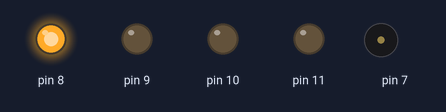
The sketch below on a simulated Arduino Uno, built with avr-gcc and run on an emulated ATmega328P. Shown: output pins drawn as LEDs (lit = HIGH), buzzer (waves = sounding).

Above: at 0.1 s.
At 0.5 s:
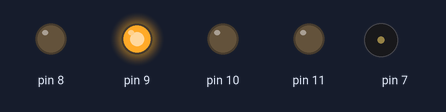
At 1.3 s:
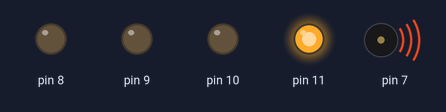
At 2.3 s:
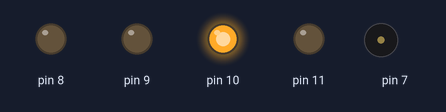
At 3.1 s:
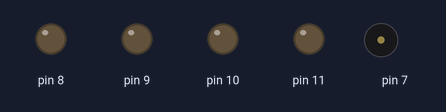
Timing chart, 0 to 3.4 s (numbered marks = the images above):
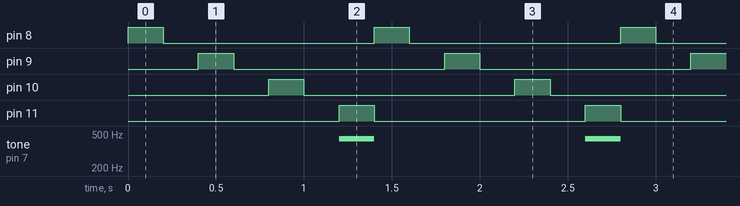

The sketch:

Codigo.ino
```cpp
void setup() {
  pinMode(8, OUTPUT);
  pinMode(9, OUTPUT);
  pinMode(10, OUTPUT);
  pinMode(11, OUTPUT);
}

void loop() {
  for (int i=8 ; i <= 10 ; i++)
  {
       digitalWrite( i , HIGH) ;
       delay (200) ;
       digitalWrite( i , LOW);
       delay (200) ;
  }

  digitalWrite(11, HIGH);
  tone(7, 440);
  delay(200);
  noTone(7);
  digitalWrite(11, LOW);

}
```

Measured:
- by itself, pin 8–11: alternates HIGH for 0.20 s and LOW for 1.2 s
- by itself, tone on pin 7: alternates 440 Hz for 0.20 s and silent for 1.2 s
